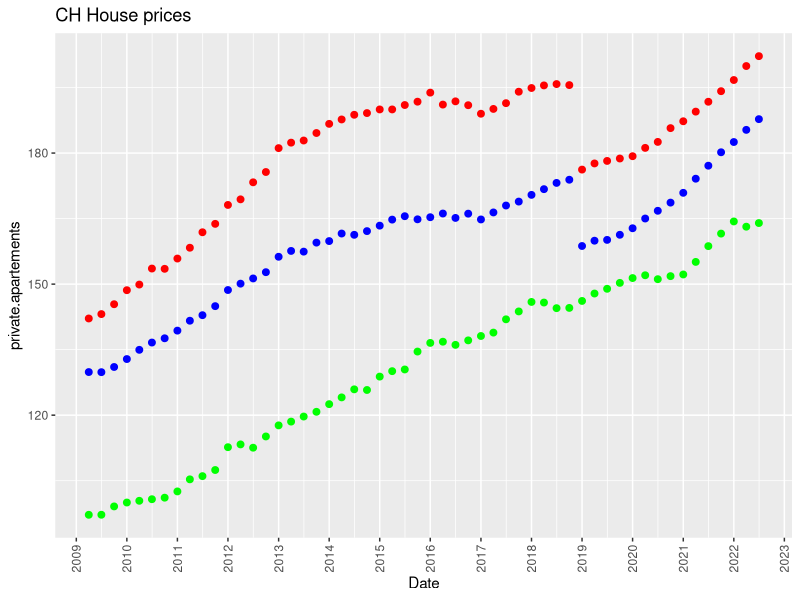

Reproduce this figure in R. (Note: this script raises an error after producing the figure.)
library(tidyverse)
library(scales)
library(ggplot2)

#### IMPORT DATA

# Specify working directory7
#install.packages("here") #<- install once for location of the files!
library(here) #<- for Location of the files!

#getwd() <-always starts at this level here!
#here("data", "real_estate_prices_CH.csv") #<- example for subfolder data, file quarterly-data-us-mortgage.csv


#setwd("C:/Users/leabo/Desktop/Project")

# Assign working directory as path to object
#wd <- "C:/Users/leabo/Desktop/Project"

# list file names in working directory
#list.files(wd, all.files=FALSE, full.names=FALSE, pattern=".csv")

# import/read in data files
ch.house.prices <- read.csv(here("data", "ch-house-prices.csv"))
ch.mortgage.rates <- read.csv(here("data", "ch-mortgage-rates.csv"))
us.mortgage.rates <- read.csv(here("data", "us-mortgage-rates.csv"))
us.house.prices <- read.csv(here("data", "us-house-prices.csv"))
View(ch.house.prices)
View(ch.mortgage.rates)
View(us.mortgage.rates)
View(us.house.prices)

################## CH House Prices #######################################################################

# add new row for averages
# privately owned apartments
private.apartements.average <- c(rowMeans(ch.house.prices[,2:6], na.rm = TRUE))
ch.house.prices <- cbind(ch.house.prices, private.apartements = private.apartements.average)

#view(real.estate.prices.CH[,2:6])

# single family houses
single.family.houses.average <- c(rowMeans(ch.house.prices[,7:11], na.rm = TRUE))
ch.house.prices <- cbind(ch.house.prices, single.family.houses = single.family.houses.average)

# apartment buildings (residential investment property)
apartment.buildings.average <- c(rowMeans(ch.house.prices[,12:14], na.rm = TRUE))
ch.house.prices <- cbind(ch.house.prices, apartment.buildings = apartment.buildings.average)

# delete rows from different sources, only keep averages
ch.house.prices <- ch.house.prices[,-2:-14]
View(ch.house.prices)

#convert to date
date.ch.house.prices <- as.character(ch.house.prices$Date)
ch.house.prices$Date <- as.Date(date.ch.house.prices, formats = "%Y/%m/%d")

# plot
ggplot(ch.house.prices  %>% filter(ch.house.prices$Date > '2009/01/01'), aes(x = Date))+
  geom_point(aes(y = private.apartements), na.rm = TRUE, size = 2, color = "red")+
  geom_point(aes(y = single.family.houses), na.rm = TRUE, size = 2, color = "blue")+
  geom_point(aes(y = apartment.buildings), na.rm = TRUE, size = 2, color = "green")+
  scale_x_date(date_breaks = "years" , date_labels = "%Y")+
  theme(axis.text.x = element_text(angle = 90,vjust = 0.5,hjust = 1))+
  ggtitle("CH House prices")
          
#################### CH Mortgage Rates ###################################################

#convert to date
date.ch.mortgage.rates <- as.character(ch.mortgage.rates$Date)
ch.mortgage.rates$Date <- as.Date(date.ch.mortgage.rates, formats = "%Y/%m/%d")

names(ch.mortgage.rates)


# plot Average -> variable red, fixed blue
ggplot((ch.mortgage.rates), aes(x = Date))+
  geom_point(aes(y = Average.of.M..Mortgages.Var.Int.Rates...NL.BR..CHF.50k...100k.), na.rm = TRUE, size = 2, color = "green")+
  geom_point(aes(y = Average.of.M..Mortgages.Var.Int.Rates...NL.BR..CHF.100k...500k.), na.rm = TRUE, size = 2, color = "green")+
  geom_point(aes(y = Average.of..M..Mortgages.Var.Int.Rates...NL.BR..CHF.500k...1.Mio.), na.rm = TRUE, size = 2, color = "green")+
  geom_point(aes(y = Average.of..M..Mortgages.Var.Int.Rates...NL.BR..CHF.1.Mio...5.Mio.), na.rm = TRUE, size = 2, color = "green")+
  geom_point(aes(y = Average.of.M..Mortgages.Var.Int.Rates...NL.BR..CHF.5.Mio...15.Mio.), na.rm = TRUE, size = 2, color = "green")+
  
  geom_point(aes(y = Average.of.M..Mortgages.Var.Int.Rates...Linked.BR..CHF.50k...100k.), na.rm = TRUE, size = 2, color = "red")+
  geom_point(aes(y = Average.of.M..Mortgages.with.fixed.interest.rates..CHF.100k...500k.), na.rm = TRUE, size = 2, color = "blue")+
#  geom_point(aes(y = Average.of.M..Mortgages.with.fixed.interest.rates..CHF.100k...500k.), na.rm = TRUE, size = 2, color = "blue")+
  geom_point(aes(y = Average.of.M..Mortgages.Var.Int.Rates...Linked.BR..CHF.500k...1.Mio.), na.rm = TRUE, size = 2, color = "green")+
  geom_point(aes(y = Average.of.M..Mortgages.Var.Int.Rates...Linked.BR..CHF.1.Mio...5.Mio.), na.rm = TRUE, size = 2, color = "green")+
  
#  geom_point(aes(y = Average.of.M..Mortgages.Var.Int.Rates...Linked.BR..CHF.5.Mio...15.Mio.), na.rm = TRUE, size = 2, color = "red")+
  geom_point(aes(y = Average.of.M..Mortgages.with.fixed.interest.rates..CHF.50k...100k.), na.rm = TRUE, size = 2, color = "blue")+
  geom_point(aes(y = Average.of.M..Mortgages.with.fixed.interest.rates..CHF.100k...500k.), na.rm = TRUE, size = 2, color = "blue")+
  geom_point(aes(y = Average.of.M..Mortgages.with.fixed.interest.rates..CHF.500k...1.Mio.), na.rm = TRUE, size = 2, color = "blue")+
  geom_point(aes(y = Average.of.M..Mortgages.with.fixed.interest.rates..CHF.1.Mio...5.Mio.), na.rm = TRUE, size = 2, color = "blue")+

  geom_point(aes(y = Average.of.M..Mortgages.with.fixed.interest.rates..CHF.5.Mio...15.Mio.), na.rm = TRUE, size = 2, color = "black")+
  
  scale_x_date(date_breaks = "years" , date_labels = "%Y")+
  theme(axis.text.x = element_text(angle = 90,vjust = 0.5,hjust = 1))+
  ggtitle("CH Mortgage Rates")

# plot Sum -> variable red, fixed blue
ggplot((ch.mortgage.rates), aes(x = Date))+
  geom_point(aes(y = Sum.of.N.Loan.Mortgages.Var.Int.Rates...NL.BR..CHF.50k...100k.), na.rm = TRUE, size = 2, color = "red")+
  geom_point(aes(y = Sum.of.N.Loan.Mortgages.Var.Int.Rates...NL.BR..CHF.100k...500k.), na.rm = TRUE, size = 2, color = "red")+
  geom_point(aes(y = Sum.of.N.Loan.Mortgages.Var.Int.Rates...NL.BR..CHF.500k...1.Mio.), na.rm = TRUE, size = 2, color = "red")+
  geom_point(aes(y = Sum.of.N.Loan.Mortgages.Var.Int.Rates...NL.BR..CHF.1.Mio...5.Mio.), na.rm = TRUE, size = 2, color = "red")+
  geom_point(aes(y = Sum.of.N.Loan.Mortgages.Var.Int.Rates...NL.BR..CHF.5.Mio...15.Mio.), na.rm = TRUE, size = 2, color = "red")+
  
  geom_point(aes(y = Sum.of.N.Loan.Mortgages.Var.Int.Rates...Linked.BR..CHF.50k...100k.), na.rm = TRUE, size = 2, color = "red")+
  geom_point(aes(y = Sum.of.N.Loan.Mortgages.with.fixed.interest.rates..CHF.100k...500k.), na.rm = TRUE, size = 2, color = "blue")+
  geom_point(aes(y = Sum.of.N.Loan.Mortgages.Var.Int.Rates...Linked.BR..CHF.500k...1.Mio.), na.rm = TRUE, size = 2, color = "red")+
  geom_point(aes(y = Sum.of.N.Loan.Mortgages.Var.Int.Rates...Linked.BR..CHF.1.Mio...5.Mio.), na.rm = TRUE, size = 2, color = "red")+
  geom_point(aes(y = Sum.of.N.Loan.Mortgages.Var.Int.Rates...Linked.BR..CHF.5.Mio...15.Mio.), na.rm = TRUE, size = 2, color = "red")+
  
  geom_point(aes(y = Sum.of.N.Loan.Mortgages.with.fixed.interest.rates..CHF.50k...100k.), na.rm = TRUE, size = 2, color = "blue")+
  geom_point(aes(y = Sum.of.N.Loan.Mortgages.with.fixed.interest.rates..CHF.100k...500k.), na.rm = TRUE, size = 2, color = "blue")+
  geom_point(aes(y = Sum.of.N.Loan.Mortgages.with.fixed.interest.rates...CHF.500k...1.Mio.), na.rm = TRUE, size = 2, color = "blue")+
  geom_point(aes(y = Sum.of.N.Loan.Mortgages.with.fixed.interest.rates..CHF.1.Mio...5.Mio.), na.rm = TRUE, size = 2, color = "blue")+
  geom_point(aes(y = Sum.of.N.Loan.Mortgages.with.fixed.interest.rates..CHF.5.Mio...15.Mio.), na.rm = TRUE, size = 2, color = "blue")+
  
  scale_x_date(date_breaks = "years" , date_labels = "%Y")+
  theme(axis.text.x = element_text(angle = 90,vjust = 0.5,hjust = 1))+
  ggtitle("CH Mortgage Rates")
          

#################### US Mortgage Rates ###################################################


#let's rename the columns from V1, V2,... to the names (they were manually extracted form the "auto-mpg.name" file
names(us.mortgage.rates) <- c("Date", "fixed.Rate.Avg.15.Year","fixed.Rate.Avg.30.Year","fixed.Rate.Avg.5.Year",
                              "Margin.for.5.1.Year.Adj","Origination.Fees.and.Discount.Points.for.15.Y",
                              "Origination.Fees.and.Discount.Points.for.30.Y","Origination.Fees.and.Discount.Points.for.5.Y")

#for better manipulation and readibilitty, let's transform the data.frame into a "tibble" object
us.mortgage.rates <- as_tibble(us.mortgage.rates)
View(us.mortgage.rates)

#     Jan's Code :)

#monthly <- ts(us.mortgage.rates, start = c(2009, 1), frequency = 12)
#quarterly <- aggregate(monthly, mean)
#View(quarterly)

#plot1 <- ggplot(data = us.mortgage.rates, mapping = aes(x = "30-Year Fixed Rate Avg", y="Date"))

# plot2 <- ggplot(data = us.mortgage.rates, mapping = aes(x = "Date", y = "30-Year Fixed Rate Avg"))+
#  geom_point(color = "#00AFBB", size = 5) +
#  geom_line(color = "#00AFBB", size = 2)
# print(plot2)

#convert to date
date.us.mortgage.rates <- as.character(us.mortgage.rates$Date)
us.mortgage.rates$Date <- as.Date(date.us.mortgage.rates, formats = "%Y/%m/%d")

# plot
ggplot((us.mortgage.rates), aes(x = Date, colour = Year))+
  geom_point(aes(y = fixed.Rate.Avg.15.Year), na.rm = TRUE, size = 2, color = "red")+
  geom_point(aes(y = fixed.Rate.Avg.30.Year), na.rm = TRUE, size = 2, color = "green")+
  geom_point(aes(y = fixed.Rate.Avg.5.Year), na.rm = TRUE, size = 2, color = "blue")+
#  geom_point(aes(y = Margin.for.5.1.Year.Adj), na.rm = TRUE, size = 2, color = "yellow")+
# margin thing excluded due to little change over the years (betw. 2.74, 2.76 only).
  geom_point(aes(y = Origination.Fees.and.Discount.Points.for.15.Y), na.rm = TRUE, size = 2, color = "red")+
  geom_point(aes(y = Origination.Fees.and.Discount.Points.for.30.Y), na.rm = TRUE, size = 2, color = "green")+
  geom_point(aes(y = Origination.Fees.and.Discount.Points.for.5.Y), na.rm = TRUE, size = 2, color = "blue")+
  scale_x_date(date_breaks = "years" , date_labels = "%Y")+
  theme(axis.text.x = element_text(angle = 90,vjust = 0.5,hjust = 1))+
  labs(caption = "Green: 30y, Red: 15y, Blue: 5y, Mortgages & Fees, Discount points")+
  ggtitle("US Mortgage Rates")
  
  # what can we see: Banks somehow in 2020 wanted to sell more short-term loans (probably less 
  # risk for them during times of rising rates, bc. customers have to ajust in 5y.)
  
################### US House Prices ###################################

#convert to date
date.us.house.prices <- as.character(us.house.prices$Date)
us.house.prices$Date <- as.Date(date.us.house.prices, formats = "%Y/%m/%d")

# plot
ggplot((us.house.prices), aes(x = Date))+
  geom_point(aes(y = Real.Estate.Prices), na.rm = TRUE, size = 2, color = "red")+
  scale_x_date(date_breaks = "years" , date_labels = "%Y")+
  theme(axis.text.x = element_text(angle = 90,vjust = 0.5,hjust = 1))+
  ggtitle("US House Prices")


